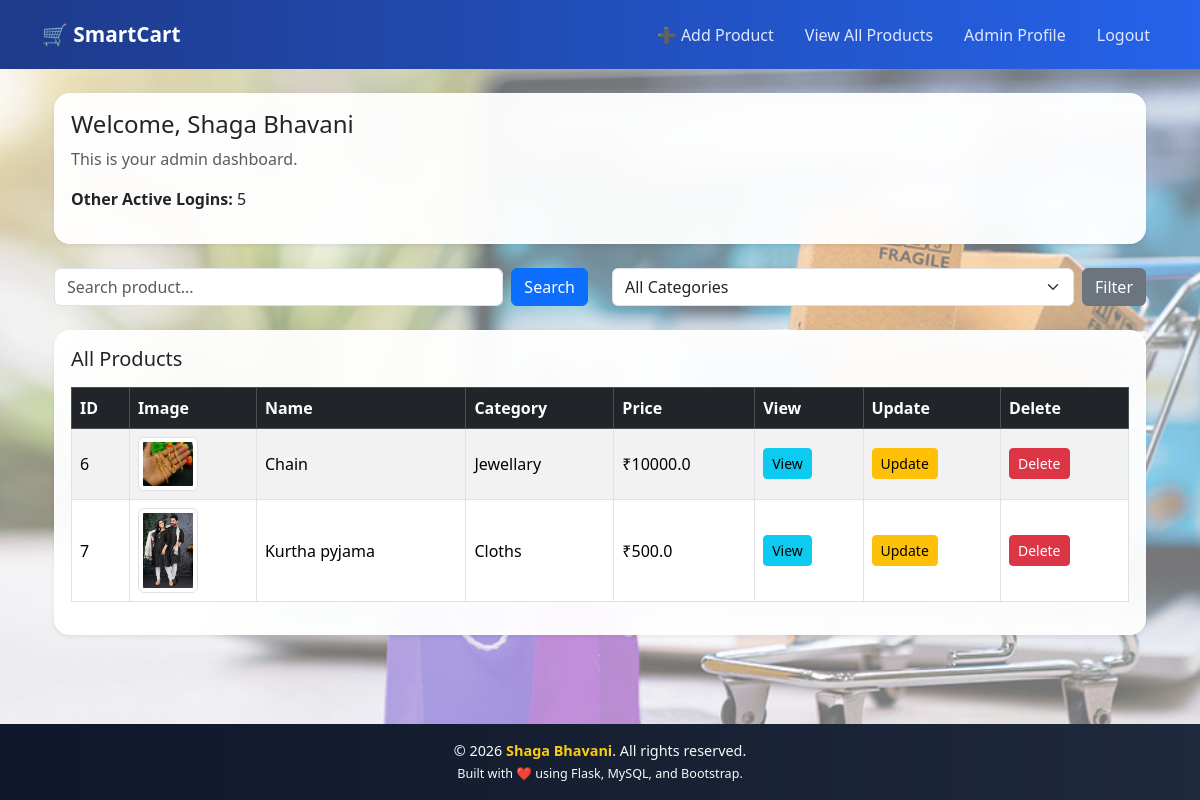
The app's page /admin-dashboard (signed in) with its own data.
### tables this page shows
CREATE TABLE admin (
    admin_id INTEGER PRIMARY KEY AUTOINCREMENT,
    name TEXT,
    email TEXT UNIQUE,
    password TEXT,
    profile_image TEXT
, is_online INTEGER DEFAULT 0, login_count INTEGER DEFAULT 0);

CREATE TABLE products (
    product_id INTEGER PRIMARY KEY AUTOINCREMENT,
    name TEXT,
    description TEXT,
    category TEXT,
    price REAL,
    image TEXT
, admin_id INTEGER);

### app.py (the view)
@app.route('/admin-dashboard')
def admin_dashboard():
    if not session.get('admin_id'):
        return redirect(url_for('admin_login'))
    conn = get_db_connection()
    cursor = conn.cursor()
    cursor.execute("SELECT * FROM products")
    products = cursor.fetchall()
    cursor.close()
    conn.close()
    search = request.args.get('search', '')
    category_filter = request.args.get('category', '')
    conn = get_db_connection()
    cursor = conn.cursor()
    cursor.execute("SELECT DISTINCT category FROM products WHERE admin_id=?",
                   (session['admin_id'],))
    categories = cursor.fetchall()
    query = "SELECT * FROM products WHERE admin_id=?"
    params = [session['admin_id']]
    if search:
        query += " AND name LIKE ?"
        params.append("%" + search + "%")
    if category_filter:
        query += " AND category = ?"
        params.append(category_filter)
    cursor.execute(query, params)
    products = cursor.fetchall()
    conn = get_db_connection()
    cursor = conn.cursor()
    cursor.execute("""
    SELECT login_count
    FROM admin
    WHERE admin_id = ?
    """, (session['admin_id'],))
    count = cursor.fetchone()['login_count']
    cursor.close()
    conn.close()
    other_sessions = count - 1
    return render_template(
        "admin/dashboard.html",
        products=products,
        categories=categories,admin_name=session['admin_name'],
         other_sessions=other_sessions
    )

### app.py (called while the page is built)
def get_db_connection():
    conn = sqlite3.connect("smartcart.db")
    conn.row_factory = sqlite3.Row
    return conn

### templates/admin/dashboard.html (shortened to what this page needs)
{% extends 'base.html' %}
{% block content %}
<div class="container">
  <div class="card shadow-sm mb-4">
    <div class="card-body">
      <h4>Welcome, {{ admin_name }}</h4>
      <p class="text-muted">This is your admin dashboard.</p>
      <p><strong>Other Active Logins:</strong> {{ other_sessions }}</p>
    </div>
  </div>
        <div class="row mb-4">
          <div class="col-md-6">
            <form method="GET" action="/admin-dashboard" class="d-flex">
              <input
                type="text"
                name="search"
                class="form-control me-2"
                placeholder="Search product..."
                value="{{ request.args.get('search', '') }}">
              <button class="btn btn-primary">Search</button>
            </form>
          </div>
          <div class="col-md-6">
            <form method="GET" action="/admin-dashboard" class="d-flex">
              <select name="category" class="form-select me-2">
                <option value="">All Categories</option>
              </select>
              <button class="btn btn-secondary">Filter</button>
            </form>
          </div>
        </div>
  <div class="card shadow-sm">
    <div class="card-body">
      <h5 class="mb-3">All Products</h5>
      <div class="table-responsive">
        <table class="table table-bordered table-striped align-middle">
          <thead class="table-dark">
            <tr>
              <th>ID</th>
              <th>Image</th>
              <th>Name</th>
              <th>Category</th>
              <th>Price</th>
              <th>View</th>
              <th>Update</th>
              <th>Delete</th>
            </tr>
          </thead>
          <tbody>
            {% for product in products %}
            <tr>
              <td>{{ product.product_id }}</td>
              <td>
                <img
                  src="/static/uploads/product_images/{{ product.image }}"
                  class="img-thumbnail"
                  width="60"
                  height="60">
              </td>
              <td>{{ product.name }}</td>
              <td>{{ product.category }}</td>
              <td>₹{{ product.price }}</td>
              <td>
                <a href="/admin/view-item/{{ product.product_id }}"
                   class="btn btn-info btn-sm">
                  View
                </a>
              </td>
              <td>
                <a href="/admin/update-item/{{ product.product_id }}"
                   class="btn btn-warning btn-sm">
                  Update
                </a>
              </td>
              <td>
                <a href="/admin/delete-item/{{ product.product_id }}"
                   class="btn btn-danger btn-sm"
                   onclick="return confirm('Are you sure you want to delete this product?');">
                  Delete
                </a>
              </td>
            </tr>
            {% endfor %}
          </tbody>
        </table>
      </div>
    </div>
  </div>
</div>
{% endblock %}

### static/style.css (style rules this page uses)
body { margin: 0; font-family: 'Segoe UI', Tahoma, sans-serif; background: linear-gradient( 135deg, rgba(99, 102, 241, 0.45), rgba(56, 189, 248, 0.45), rgba(34, 197, 94, 0.45) ); background-image: url("./bg.jpg"); background-size: cover; background-position: center; background-repeat: no-repeat; background-attachment: fixed; min-height: 100vh; }
.card { background: rgba(255, 255, 255, 0.9); backdrop-filter: blur(14px); -webkit-backdrop-filter: blur(14px); border-radius: 16px; border: 1px solid rgba(255, 255, 255, 0.5); box-shadow: 0 20px 40px rgba(0,0,0,0.18); }
body { background-image: url("./bg.jpg"); background-size: cover; background-position: center; background-repeat: no-repeat; background-attachment: fixed; }
.card { background: rgba(255, 255, 255, 0.95); }

### records on screen
admin: name "Shaga Bhavani"
products: product_id "6", image (picture), name "Chain", category "Jewellary", price "10000.0"
products: product_id "7", image (picture), name "Kurtha pyjama", category "Cloths", price "500.0"

### other values on screen
{{ other_sessions }} "5"
